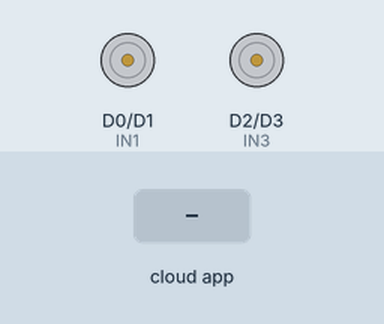
Simulated run of this sketch. Board: ESP8266 (NodeMCU). Parts: motor-driver pin pairs drawn as motors (green arrow = first pin HIGH = forward, orange = second pin HIGH = backward, longer = more drive, scaled by the enable pin). The test bench sets the inputs (shaded band). The RemoteXY app is connected.

Above: at 1.2 s.
1.3 s: the phone or cloud app sets up to 1
2.8 s: the phone or cloud app sets speed_slider to 25
At 3.8 s:
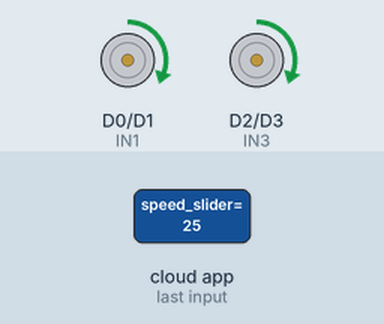
4.3 s: the phone or cloud app sets speed_slider to 50
At 4.9 s:
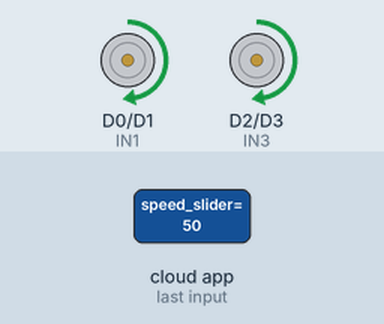
5.8 s: the phone or cloud app sets speed_slider to 100
At 6.1 s:
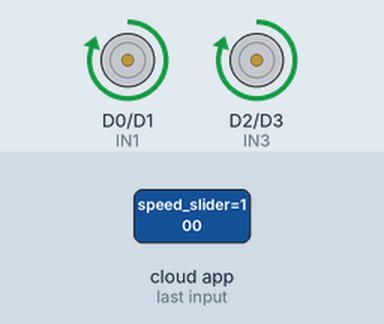
7.3 s: the phone or cloud app sets up to 0
At 8.4 s:
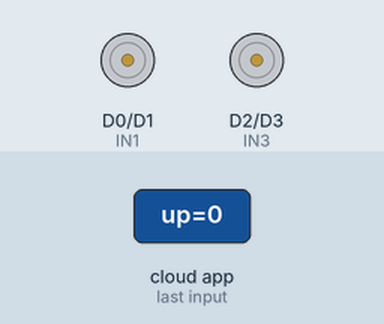
8.8 s: the phone or cloud app sets left to 1
At 9.6 s:
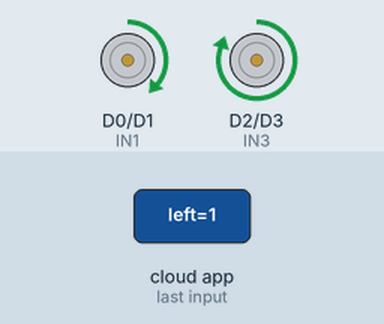
Timing chart, 0 to 11.3 s (numbered marks = the images above; inputs shaded):
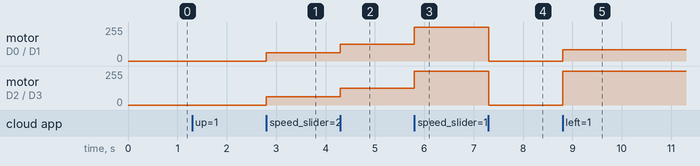

The sketch:

nodemcu_remotexy_car.ino
```cpp
// (licence header left out)
//////////////////////////////////////////////
//        RemoteXY include library          //
//////////////////////////////////////////////

// you can enable debug logging to Serial at 115200
//#define REMOTEXY__DEBUGLOG

// RemoteXY select connection mode and include library
#define REMOTEXY_MODE__WIFI_POINT

#include <ESP8266WiFi.h>

// RemoteXY connection settings
#define REMOTEXY_WIFI_SSID "RemoteXY"
#define REMOTEXY_WIFI_PASSWORD "12345678"
#define REMOTEXY_SERVER_PORT 6377


#include <RemoteXY.h>

// RemoteXY GUI configuration
#pragma pack(push, 1)
uint8_t RemoteXY_CONF[] =   // 63 bytes
  { 255,5,0,0,0,56,0,17,0,0,0,31,1,106,200,1,1,5,0,1,
  43,57,24,24,0,2,31,0,1,21,81,24,24,0,2,31,0,1,64,81,
  24,24,0,2,31,0,1,43,105,24,24,0,2,31,0,4,79,134,15,53,
  0,2,26 };

// this structure defines all the variables and events of your control interface
struct {

    // input variables
  uint8_t up; // =1 if button pressed, else =0
  uint8_t left; // =1 if button pressed, else =0
  uint8_t right; // =1 if button pressed, else =0
  uint8_t down; // =1 if button pressed, else =0
  int8_t speed_slider; // from 0 to 100

    // other variable
  uint8_t connect_flag;  // =1 if wire connected, else =0

} RemoteXY;
#pragma pack(pop)


/////////////////////////////////////////////
//           END RemoteXY include          //
/////////////////////////////////////////////


const int IN1 = D0;
const int IN2 = D1;
const int IN3 = D2;
const int IN4 = D3;
const int ENA = D5;
const int ENB = D6;

int speed = 255;

void setup()
{
  RemoteXY_Init ();


  // TODO you setup code
  pinMode(IN1, OUTPUT);
  pinMode(IN2, OUTPUT);
  pinMode(IN3, OUTPUT);
  pinMode(IN4, OUTPUT);
  pinMode(ENA, OUTPUT);
  pinMode(ENB, OUTPUT);

  digitalWrite(ENA, HIGH);
  digitalWrite(ENB, HIGH);

}

void loop()
{
  RemoteXY_Handler ();


  // TODO you loop code
  // use the RemoteXY structure for data transfer
  // do not call delay(), use instead RemoteXY_delay()
  int8_t isForward = RemoteXY.up;
  int8_t isBackward = RemoteXY.down;
  int8_t isLeft = RemoteXY.left;
  int8_t isRight = RemoteXY.right;


  speed = RemoteXY.speed_slider * 2.55;

  if(isForward==1){
    moveForward();
  }
  else if(isBackward==1){
    moveBackward();
  }
  else if(isLeft==1){
    turnLeft();
  }
  else if(isRight==1){
    turnRight();
  }
  else if (isForward == 0 && isBackward == 0 && isLeft == 0 && isRight == 0){
    stopMotors();
  }


}

void stopMotors(){
  // motor 1 stop
  digitalWrite(IN1, LOW);
  digitalWrite(IN2, LOW);
  // motor 2 stop
  digitalWrite(IN3, LOW);
  digitalWrite(IN4, LOW);

  digitalWrite(ENA, LOW);
  digitalWrite(ENB, LOW);
}

void startMotors(){
  analogWrite(ENA, speed);
  analogWrite(ENB, speed);
}

void moveForward(){
  // motor 1 forward
  digitalWrite(IN1, HIGH);
  digitalWrite(IN2, LOW);
  // motor 2 forward
  digitalWrite(IN3, HIGH);
  digitalWrite(IN4, LOW);

  analogWrite(ENA, speed);
  analogWrite(ENB, speed);
}

void moveBackward(){
  // motor 1 forward
  digitalWrite(IN1, LOW);
  digitalWrite(IN2, HIGH);
  // motor 2 forward
  digitalWrite(IN3, LOW);
  digitalWrite(IN4, HIGH);
  // change speed
  analogWrite(ENA, speed);
  analogWrite(ENB, speed);
}

void turnLeft(){
  // motor 1 forward
  digitalWrite(IN1, HIGH);
  digitalWrite(IN2, LOW);
  // motor 2 forward
  digitalWrite(IN3, HIGH);
  digitalWrite(IN4, LOW);
  // change speed
  analogWrite(ENA, speed-(speed/1.5));
  analogWrite(ENB, speed);
}

void turnRight(){
  // motor 1 forward
  digitalWrite(IN1, HIGH);
  digitalWrite(IN2, LOW);
  // motor 2 forward
  digitalWrite(IN3, HIGH);
  digitalWrite(IN4, LOW);
  // change speed
  analogWrite(ENA, speed);
  analogWrite(ENB, speed-(speed/1.5));
}
```

Measured:
- after the input at 2.8 s, motor on D0 (IN1) / D1 (IN2), motor on D2 (IN3) / D3 (IN4): stopped → forward 63/255 at once
- after the input at 4.3 s, motor on D0 (IN1) / D1 (IN2), motor on D2 (IN3) / D3 (IN4): forward 63/255 → forward 127/255 at once
- after the input at 5.8 s, motor on D0 (IN1) / D1 (IN2), motor on D2 (IN3) / D3 (IN4): forward 127/255 → forward 254/255 at once
- after the input at 7.3 s, motor on D0 (IN1) / D1 (IN2), motor on D2 (IN3) / D3 (IN4): forward 254/255 → stopped at once
- after the input at 8.8 s, motor on D0 (IN1) / D1 (IN2): stopped → forward 84/255 at once; motor on D2 (IN3) / D3 (IN4): stopped → forward 254/255 at once
